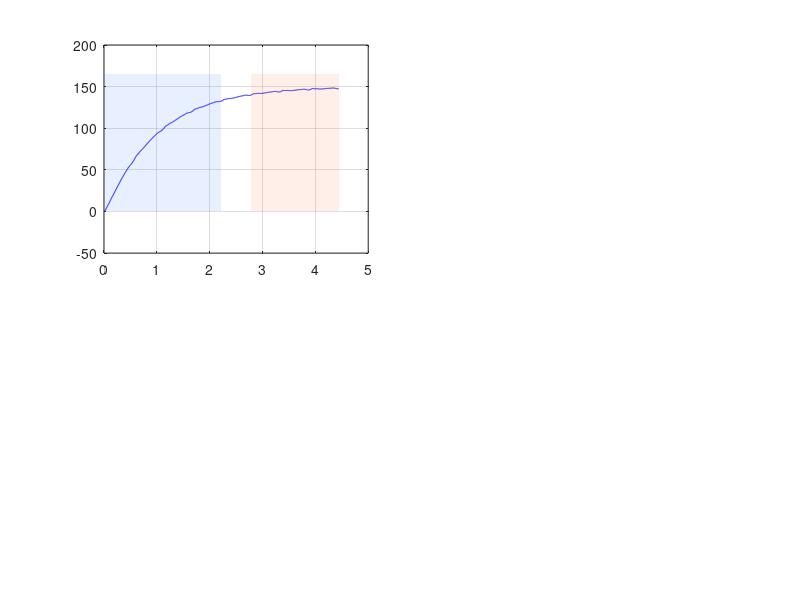

This figure's MATLAB source: (Note: this script raises an error after producing the figure.)
function lpm_explained
%LPM_EXPLAINED  Data-driven illustration of the Local Polynomial Method, using
% the Step_3 thermal benchmark. Shows (time) the huge start-up transient over
% the tiny ripple, and (frequency) how the transient is modelled from the
% NON-excited DFT bins by a local polynomial and subtracted at each excited
% line:  Y(K+m) = Y0*[m==0] + sum_s t_s m^s ,  Ghat = Y0 / U(K).
%
% LPM takes the chosen record (here the FIRST nL periods, as Step_3 does) and
% transforms it with ONE PN-point DFT over the whole block — it does NOT chop
% period-by-period (that is the ML/averaging route).
%
% Self-contained (needs only the Control System Toolbox). The figure is saved
% to docs/img/lpm_explained.png.
%   Author : Wataru Ohnishi, The University of Tokyo, 2026

%% --- plant & excitation (same numbers as Step_3 thermal) ----------------
s    = tf('s');
G0   = 50/((3600*s+1)*(120*s+1));        % heater [%] -> temperature [degC]
fs   = 0.1;   df = 5e-4;                  % Ts = 10 s, period = 1/df = 2000 s
fl   = 1e-3;  fh = 1e-2;                  % excited band [Hz]
nrofs= round(fs/df);                      % 200 samples / period
Tper = 1/df;                              % 2000 s/period
P    = 8;     nL = 4;   nM = 3;           % total periods; LPM first nL; ML last nM
DC   = 3;     ampl = 2;                   % heater bias / multisine amp [%]
R    = 2;     n  = 2;                     % transient order / half window (n<nL)
rng(2);

f1  = (0:nrofs-1)'*df;
exb = find(f1>=fl & f1<=fh & f1<fs/2);    % excited 1-period bins (1-based)
U1  = zeros(nrofs,1);  ph = exp(1i*2*pi*rand(numel(exb),1));
U1(exb) = ph;  U1(nrofs-exb+2) = conj(ph);
u1  = real(ifft(U1));  u1 = ampl*u1/max(abs(u1));

t = (0:P*nrofs-1)'/fs;
u = DC + repmat(u1,P,1);
y = lsim(G0,u,t);
y = y + 0.01*randn(size(y));

%% --- LPM record = first nL periods, ONE PN-point DFT over the block ------
PN   = nL*nrofs;
Y    = fft(y(1:PN));   U = fft(u(1:PN));
fbin = (0:PN-1)'*(fs/PN);
Kall = nL*(exb-1)+1;                       % excited lines: every nL-th PN bin
m    = (-n:n)';
Kr   = [double(m==0), m.^(0:R)];           % [spike , transient polynomial]

% pick the excited line with the LARGEST signal Y0 (clearest subtraction)
Y0all = zeros(numel(Kall),1);
for q = 1:numel(Kall), thq = Kr\Y(Kall(q)+m); Y0all(q) = thq(1); end
[~,qmax] = max(abs(Y0all));  K = Kall(qmax);
th = Kr \ Y(K+m);  Y0 = th(1);  t0 = th(2);
mm = linspace(-n,n,60)';  tcurve = (mm.^(0:R))*th(2:end);

%% ============================ FIGURE ====================================
figure('Color','w','Position',[60 60 1150 780]);

% (1) time domain with Step_3-style period shading
subplot(2,2,1);
plot(t/3600, y, 'b'); grid on; hold on;
yl = [0 165];
patch([0 nL nL 0]*Tper/3600,       [yl(1) yl(1) yl(2) yl(2)], [.1 .4 1], 'FaceAlpha',.10,'EdgeColor','none');
patch(([P-nM P P P-nM])*Tper/3600, [yl(1) yl(1) yl(2) yl(2)], [1 .4 .1], 'FaceAlpha',.10,'EdgeColor','none');
for k=1:P-1, xline(k*Tper/3600,':','Color',[.7 .7 .7]); end
ylim(yl);
text(nL*Tper/3600/2,     158,'LPM (first 4)','Color',[0 0 .7],'HorizontalAlignment','center','FontWeight','bold');
text((P-nM/2)*Tper/3600, 158,'ML (last 3)','Color',[.8 .3 0],'HorizontalAlignment','center','FontWeight','bold');
xlabel('time [h]'); ylabel('temperature [°C]');
title('Time: transient 0→150°C  ≫  ripple');

% (1b) input
subplot(2,2,3);
plot(t/3600, u, 'Color',[0 .55 0]); grid on;
xlabel('time [h]'); ylabel('heater [%]');
title('Input: DC bias + small multisine');

% (2) frequency: PN spectrum of the nL-period block
subplot(2,2,2);
mag = 20*log10(abs(Y)/PN + eps);
plot(fbin, mag, '-', 'Color',[.75 .75 .75]); hold on; grid on;
plot(fbin(Kall), mag(Kall), 'r.', 'MarkerSize',13);
plot(fbin(K), mag(K), 'ko', 'MarkerSize',9, 'LineWidth',1.3);
set(gca,'XScale','log'); xlim([fl/2 fh*1.4]);
xlabel('frequency [Hz]'); ylabel('|Y|/PN [dB]');
title('Freq: PN-DFT of the 4-period block (○ = zoomed line K)');

% (3) complex-plane view at line K:  Y(K) = t0 (transient) + Y0 (signal)
subplot(2,2,4); sc = 1/PN;
tc  = tcurve*sc;                         % fitted transient locus (complex)
mn  = m(m~=0);  Ynn = Y(K+mn)*sc;        % non-excited neighbour bins
t0c = t0*sc;    YKc = Y(K)*sc;
plot(real(tc),  imag(tc),  'm-', 'LineWidth',1.8); hold on; grid on;
plot(real(Ynn), imag(Ynn), 'o','Color',[.45 .45 .45],'MarkerFaceColor',[.45 .45 .45],'MarkerSize',7);
plot(real(t0c), imag(t0c), 'mo','MarkerSize',10,'LineWidth',1.8);
plot(real(YKc), imag(YKc), 'rs','MarkerFaceColor','r','MarkerSize',9);
quiver(real(t0c),imag(t0c), real(YKc-t0c),imag(YKc-t0c), 0, ...
       'g','LineWidth',2.5,'MaxHeadSize',0.7);
for q = 1:numel(mn)
    text(real(Ynn(q)),imag(Ynn(q)), sprintf('  K%+d',mn(q)), 'Color',[.4 .4 .4],'FontSize',9);
end
text(real(t0c),imag(t0c),'  t_0 (transient at K)','Color','m','VerticalAlignment','top');
text(real(YKc),imag(YKc),'  Y(K) = signal + transient','Color','r','VerticalAlignment','bottom');
text((real(t0c)+real(YKc))/2,(imag(t0c)+imag(YKc))/2, ...
     '  Y_0 = Y(K) - t_0  (signal)','Color',[0 .5 0],'FontWeight','bold');
% independent (non-equal) axis zoom so the cluster and the Y0 arrow fill the panel
allRe = real([Ynn; YKc; t0c; tc(:)]);  allIm = imag([Ynn; YKc; t0c; tc(:)]);
px = max(max(allRe)-min(allRe), eps);   py = max(max(allIm)-min(allIm), eps);
xlim([min(allRe)-0.20*px, max(allRe)+1.7*px]);   % extra right room for labels
ylim([min(allIm)-0.12*py, max(allIm)+0.12*py]);
xlabel('Re\{Y\}/PN'); ylabel('Im\{Y\}/PN');
title('Complex plane @ line K:  Y(K) = t_0 + Y_0   (bins K\pmm)');

%% --- printout -----------------------------------------------------------
Ghat = Y0/U(K);  Gtru = freqresp(G0, 2*pi*fbin(K));
fprintf('LPM record = first %d of %d periods; PN-point DFT (PN=%d) over the block.\n',nL,P,PN);
fprintf('zoom line K=%d  f=%.3f mHz : |t0|=%.3g, |Y0|=%.3g  -> |Ghat|=%.4g vs |G0|=%.4g\n', ...
        K, fbin(K)*1e3, abs(t0)/PN, abs(Y0)/PN, abs(Ghat), abs(Gtru));

%% --- save into the public docs image folder -----------------------------
try
    outpng = fullfile(fileparts(fileparts(mfilename('fullpath'))),'docs','img','lpm_explained.png');
    exportgraphics(gcf, outpng, 'Resolution',150);
    fprintf('saved %s\n', outpng);
catch ME
    fprintf(2,'save skipped: %s\n', ME.message);
end
end
